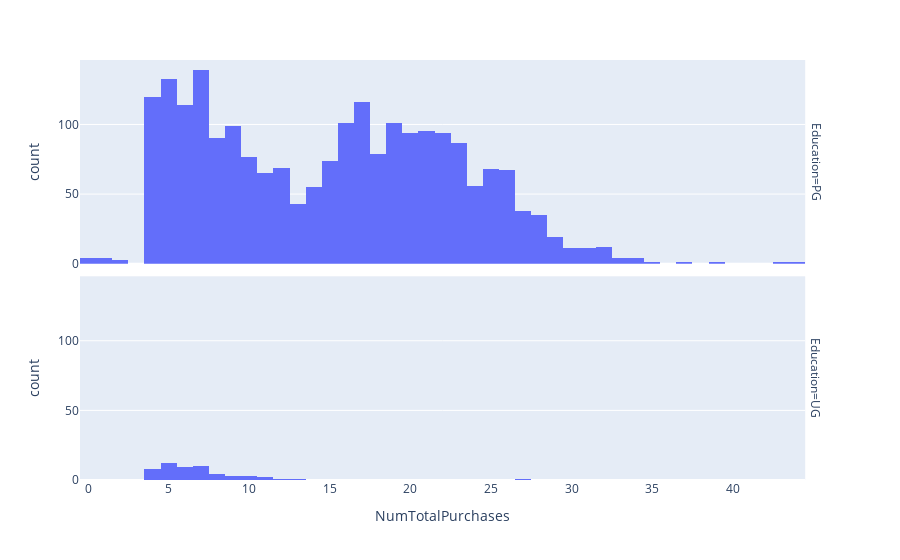

Source (notebook cell):
### Code cell
fig = px.histogram (df, x = "NumTotalPurchases",  facet_row = "Education",  template = 'plotly')
fig.show ()

### Figure 1 — Plotly figure (JSON) as saved in the notebook; plotly's stock layout.template omitted (floating-point values rounded to 4 significant figures; data arrays with more than 128 entries replaced by an {"elided": "..."} marker saying what was removed)
{"data": [{"alignmentgroup": "True", "bingroup": "x", "hovertemplate": "Education=PG<br>NumTotalPurchases=%{x}<br>count=%{y}<extra></extra>", "legendgroup": "", "marker": {"color": "#636efa", "pattern": {"shape": ""}}, "name": "", "offsetgroup": "", "orientation": "v", "showlegend": false, "type": "histogram", "x": {"elided": "2186 int values"}, "xaxis": "x2", "yaxis": "y2"}, {"alignmentgroup": "True", "bingroup": "x", "hovertemplate": "Education=UG<br>NumTotalPurchases=%{x}<br>count=%{y}<extra></extra>", "legendgroup": "", "marker": {"color": "#636efa", "pattern": {"shape": ""}}, "name": "", "offsetgroup": "", "orientation": "v", "showlegend": false, "type": "histogram", "x": [6, 5, 6, 6, 5, 10, 4, 9, 6, 5, 6, 7, 5, 4, 7, 4, 5, 9, 7, 6, 4, 4, 7, 12, 10, 5, 11, 13, 8, 4, 7, 6, 5, 5, 5, 11, 8, 5, 4, 10, 6, 7, 5, 27, 7, 4, 7, 7, 8, 6, 9, 7, 8, 5], "xaxis": "x", "yaxis": "y"}], "layout": {"annotations": [{"font": {}, "showarrow": false, "text": "Education=UG", "textangle": 90, "x": 0.98, "xanchor": "left", "xref": "paper", "y": 0.2425, "yanchor": "middle", "yref": "paper"}, {"font": {}, "showarrow": false, "text": "Education=PG", "textangle": 90, "x": 0.98, "xanchor": "left", "xref": "paper", "y": 0.7575, "yanchor": "middle", "yref": "paper"}], "barmode": "relative", "legend": {"tracegroupgap": 0}, "margin": {"t": 60}, "xaxis": {"anchor": "y", "domain": [0, 0.98], "title": {"text": "NumTotalPurchases"}}, "xaxis2": {"anchor": "y2", "domain": [0, 0.98], "matches": "x", "showticklabels": false}, "yaxis": {"anchor": "x", "domain": [0, 0.485], "title": {"text": "count"}}, "yaxis2": {"anchor": "x2", "domain": [0.515, 1], "matches": "y", "title": {"text": "count"}}}}
